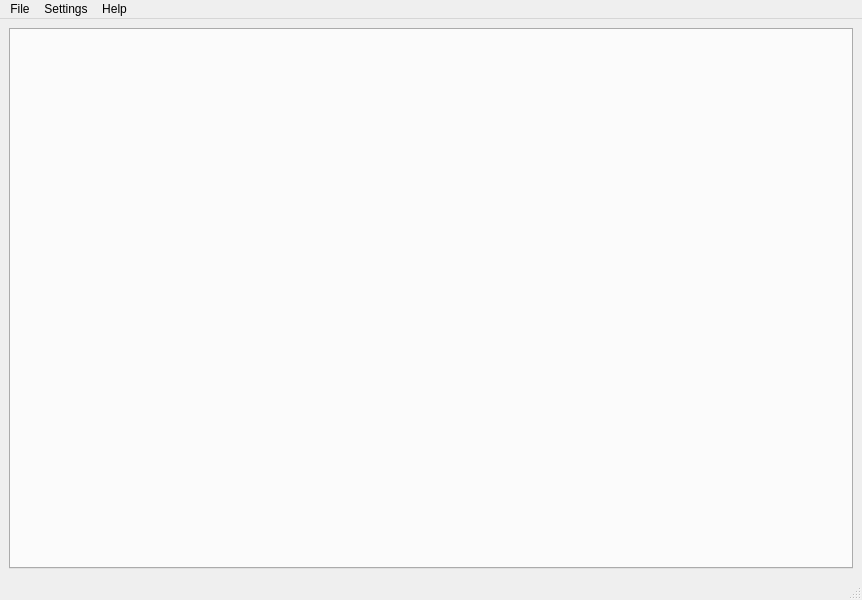
<?xml version="1.0" encoding="UTF-8"?>
<ui version="4.0">
 <class>MainWindow</class>
 <widget class="QMainWindow" name="MainWindow">
  <property name="geometry">
   <rect>
    <x>0</x>
    <y>0</y>
    <width>862</width>
    <height>600</height>
   </rect>
  </property>
  <property name="windowTitle">
   <string>Harry PLOTter</string>
  </property>
  <widget class="QWidget" name="centralwidget">
   <layout class="QGridLayout" name="gridLayout">
    <item row="0" column="0">
     <widget class="QTabWidget" name="tabWidget"/>
    </item>
   </layout>
  </widget>
  <widget class="QMenuBar" name="menubar">
   <property name="geometry">
    <rect>
     <x>0</x>
     <y>0</y>
     <width>862</width>
     <height>25</height>
    </rect>
   </property>
   <widget class="QMenu" name="menuFile">
    <property name="title">
     <string>File</string>
    </property>
    <addaction name="actionAdd_Plot"/>
    <addaction name="actionNew_Tab"/>
    <addaction name="actionClose_Tab"/>
   </widget>
   <widget class="QMenu" name="menuHelp">
    <property name="title">
     <string>Settings</string>
    </property>
    <widget class="QMenu" name="menuThemes">
     <property name="title">
      <string>Themes</string>
     </property>
     <addaction name="actionBlack"/>
     <addaction name="actionWhite"/>
    </widget>
    <addaction name="actionAxisLabels"/>
    <addaction name="menuThemes"/>
   </widget>
   <widget class="QMenu" name="menuHelp_2">
    <property name="title">
     <string>Help</string>
    </property>
    <addaction name="action_About"/>
   </widget>
   <addaction name="menuFile"/>
   <addaction name="menuHelp"/>
   <addaction name="menuHelp_2"/>
  </widget>
  <widget class="QStatusBar" name="statusbar"/>
  <action name="actionDraw_from_file">
   <property name="text">
    <string>Draw from file...</string>
   </property>
  </action>
  <action name="actionShow_CalC">
   <property name="text">
    <string>Hide Calulator</string>
   </property>
  </action>
  <action name="actionNew_Tab">
   <property name="text">
    <string>New Tab</string>
   </property>
  </action>
  <action name="actionAdd_Plot">
   <property name="text">
    <string>Add Plot</string>
   </property>
  </action>
  <action name="action_About">
   <property name="text">
    <string>About</string>
   </property>
  </action>
  <action name="actionAxisLabels">
   <property name="text">
    <string>Change axes specifications</string>
   </property>
  </action>
  <action name="actionBlack">
   <property name="checkable">
    <bool>true</bool>
   </property>
   <property name="checked">
    <bool>true</bool>
   </property>
   <property name="text">
    <string>Black</string>
   </property>
  </action>
  <action name="actionWhite">
   <property name="checkable">
    <bool>true</bool>
   </property>
   <property name="checked">
    <bool>false</bool>
   </property>
   <property name="text">
    <string>White</string>
   </property>
  </action>
  <action name="actionClose_Tab">
   <property name="text">
    <string>Close Tab</string>
   </property>
  </action>
 </widget>
 <resources/>
 <connections/>
</ui>
